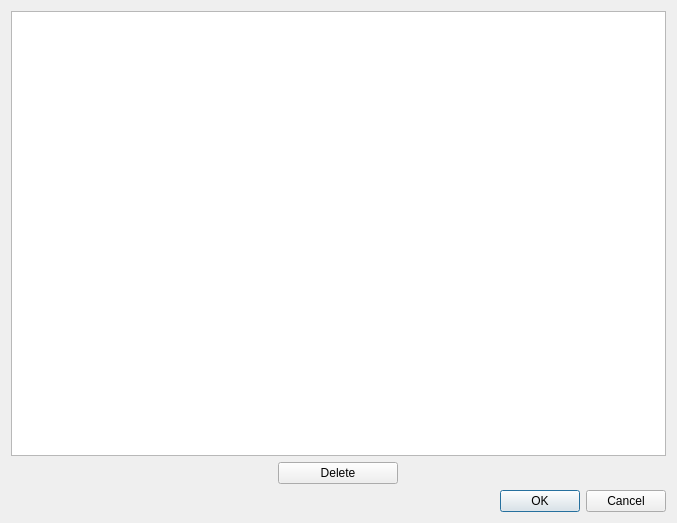
<?xml version="1.0" encoding="UTF-8"?>
<ui version="4.0">
 <class>Form</class>
 <widget class="QWidget" name="Form">
  <property name="geometry">
   <rect>
    <x>0</x>
    <y>0</y>
    <width>677</width>
    <height>523</height>
   </rect>
  </property>
  <property name="windowTitle">
   <string>Form</string>
  </property>
  <layout class="QVBoxLayout" name="verticalLayout_3">
   <item>
    <layout class="QVBoxLayout" name="verticalLayout_2">
     <item>
      <widget class="QTableWidget" name="tableWidget"/>
     </item>
     <item alignment="Qt::AlignHCenter|Qt::AlignVCenter">
      <widget class="QPushButton" name="deleted">
       <property name="minimumSize">
        <size>
         <width>120</width>
         <height>0</height>
        </size>
       </property>
       <property name="text">
        <string>Delete</string>
       </property>
      </widget>
     </item>
    </layout>
   </item>
   <item>
    <widget class="QDialogButtonBox" name="buttonBox">
     <property name="standardButtons">
      <set>QDialogButtonBox::Cancel|QDialogButtonBox::Ok</set>
     </property>
     <property name="centerButtons">
      <bool>false</bool>
     </property>
    </widget>
   </item>
  </layout>
 </widget>
 <resources/>
 <connections/>
</ui>
